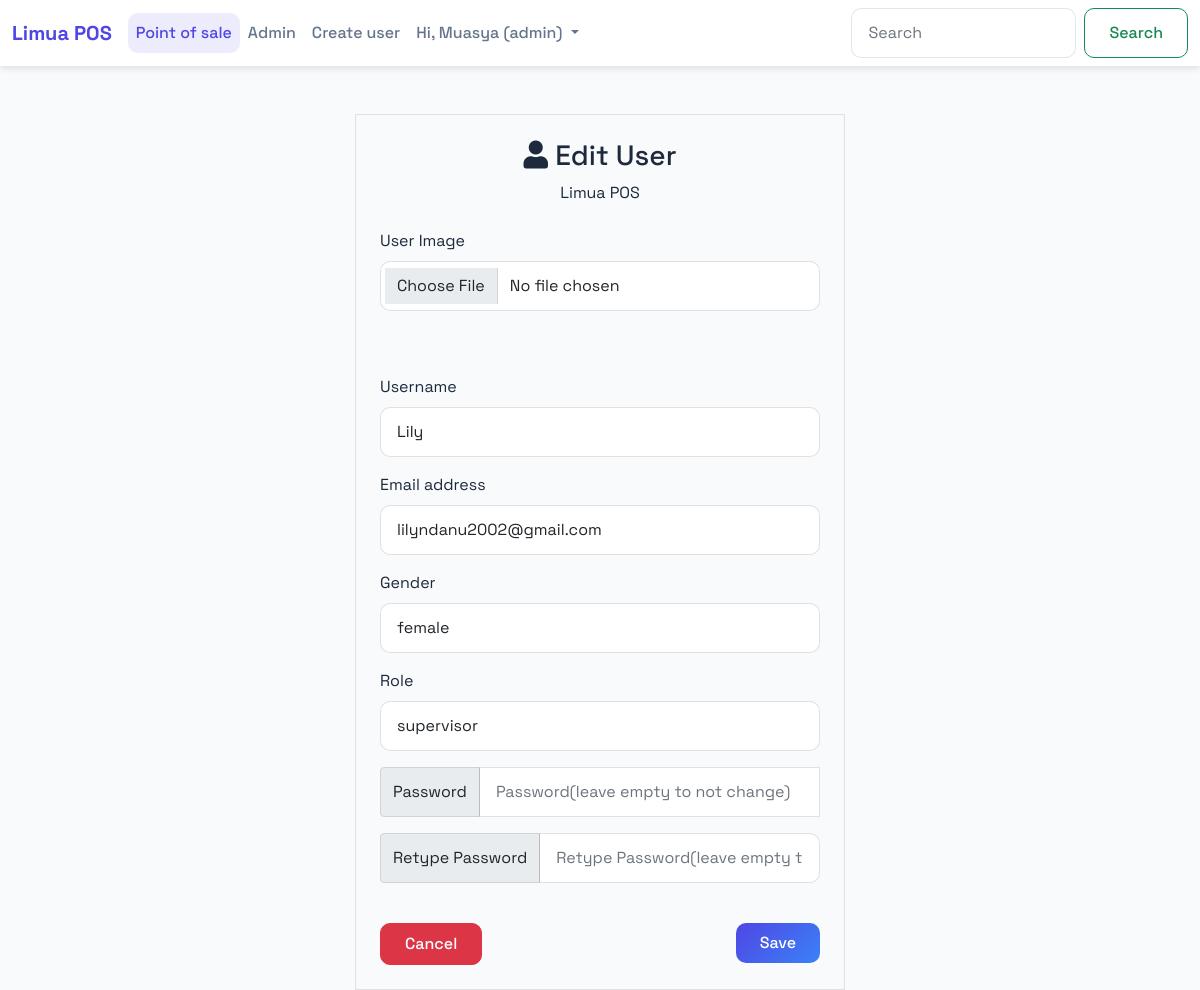
Screenshot of /index.php?pg=edit-user&id=2 (signed in) with the database file from the repository.
### tables this page shows
CREATE TABLE `users` (
  `id` int(11) NOT NULL,
  `username` varchar(30) NOT NULL,
  `email` varchar(100) NOT NULL,
  `password` varchar(255) NOT NULL,
  `date` datetime NOT NULL,
  `image` varchar(500) DEFAULT NULL,
  `role` varchar(20) NOT NULL,
  `gender` varchar(6) NOT NULL DEFAULT 'male',
  `deletable` tinyint(1) NOT NULL DEFAULT 1
);

### app/core/model.php (called while the page is built, shortened)
<?php
class Model extends Database
{
	public function first($data)
	{
		$keys = array_keys($data);
		$query = "select * from $this->table where ";
		foreach ($keys as $key) {
			$query .= "$key = :$key && ";
		}
		$query = trim($query,"&& ");
		$db = new Database;
		if($res = $db->query($query,$data))
		{
			return $res[0];
		}
		return false;
	}
}

### app/core/database.php (called while the page is built, shortened)
<?php
class Database
{
	private function db_connect()
	{
		$DBHOST = "localhost";
		$DBNAME = "limuaa_db";
		$DBUSER = "root";
		$DBPASS = "";
		$DBDRIVER = "mysql";
		try {
			$con = new PDO("$DBDRIVER:host=$DBHOST;dbname=$DBNAME", $DBUSER, $DBPASS);
		} catch (PDOException $e) {
			echo $e->getMessage();
		}
		return $con;
	}
	public function query($query, $data = array())
	{
		$con = $this->db_connect();
		$stm = $con->prepare($query);
		$result = [];
		try {
			$check = $stm->execute($data);
			if ($check) {
				$result = $stm->fetchAll(PDO::FETCH_ASSOC);
			}
		} catch (PDOException $e) {
			error_log("Database query error: " . $e->getMessage());
		}
		return $result;
	}
}

### app/core/functions.php (called while the page is built, shortened)
<?php
function esc($str)
{
	return htmlspecialchars($str);
}
function set_value($key,$default = "")
{
	return $default;
}

### app/models/Auth.php (called while the page is built, shortened)
<?php
class Auth
{
	public static function get($column)
	{
		if(!empty($_SESSION['USER'][$column])){
			return $_SESSION['USER'][$column];
		}
		return "Unknown";
	}
}

### app/views/auth/edit-user.view.php (the view, shortened to what this page needs)
<?php
if(!empty($_SESSION['referer'])){
	$back_link = $_SESSION['referer'];
}else{
	$back_link = "index.php?pg=admin&tab=users";
}
?>
	<div class="container-fluid border col-lg-5 col-md-6 mt-5 p-4" >
		<?php if(is_array($row)):?>
		<form method="post" enctype="multipart/form-data">
			<center>
				<h3><i class="fa fa-user"></i> Edit User</h3>
				<div><?=esc(APP_NAME)?></div>
			</center>
			<br>
		 	<div class="mb-3">
			  <label for="formFile" class="form-label">User Image</label>
			  <input name="image" class="form-control <?=!empty($errors['image']) ? 'border-danger':''?>" type="file" id="formFile">
			</div>
			<br>
			<br>
			<div class="mb-3">
			  <label for="exampleFormControlInput1" class="form-label">Username</label>
			  <input value="<?=set_value('username',$row['username'])?>" name="username" type="text" class="form-control <?=!empty($errors['username']) ? 'border-danger':''?>" id="exampleFormControlInput1" placeholder="Username">
			</div>
			<div class="mb-3">
			  <label for="exampleFormControlInput1" class="form-label">Email address</label>
			  <input value="<?=set_value('email',$row['email'])?>" name="email" type="email" class="form-control  <?=!empty($errors['email']) ? 'border-danger':''?>" id="exampleFormControlInput1" placeholder="name@example.com">
			</div>
			<div class="mb-3">
			  <label for="exampleFormControlInput1" class="form-label">Gender</label>
 				<select  name="gender" class="form-control  <?=!empty($errors['gender']) ? 'border-danger':''?>" >
					<option><?=$row['gender']?></option>
				</select>
			</div>
			<?php if(Auth::get('role') == "admin"):?>
			<div class="mb-3">
			  <label for="exampleFormControlInput1" class="form-label">Role</label>
 				<select  name="role" class="form-control  <?=!empty($errors['role']) ? 'border-danger':''?>" >
					<option><?=$row['role']?></option>
				</select>
			</div>
			<?php endif;?>
			<div class="input-group mb-3">
			  <span class="input-group-text" id="basic-addon1">Password</span>
			  <input value="<?=set_value('password','')?>" name="password" type="text" class="form-control  <?=!empty($errors['password']) ? 'border-danger':''?>" placeholder="Password(leave empty to not change)" aria-label="Password" aria-describedby="basic-addon1">
				<br>
			</div>
			<div class="input-group mb-3">
			  <span class="input-group-text" id="basic-addon1">Retype Password</span>
			  <input value="<?=set_value('password_retype','')?>" name="password_retype" type="text" class="form-control  <?=!empty($errors['password_retype']) ? 'border-danger':''?>" placeholder="Retype Password(leave empty to not change)" aria-label="Username" aria-describedby="basic-addon1">
			</div>
			<br>
			<button class="btn btn-primary float-end">Save</button>
			<a href="<?=$back_link?>">
				<button type="button" class="btn btn-danger">Cancel</button>
			</a>
		</form>
		<?php endif;?>
	</div>

### public/assets/css/main.css (style rules this page uses)
body a { text-decoration: none; }

### app/views/partials/header.view.php (style rules this page uses)
body { font-family: 'Space Grotesk', sans-serif; background: #f8fafc; min-height: 100vh; color: #1e293b; }
.form-control { border-radius: 10px; border: 1px solid rgba(0,0,0,0.1); padding: 0.75rem 1rem; transition: all 0.3s ease; }
.btn { border-radius: 10px; padding: 0.5rem 1.5rem; transition: all 0.3s ease; font-weight: 500; }
.btn-primary { background: linear-gradient(135deg, #4f46e5 0%, #3b82f6 100%); border: none; }
a { color: #4f46e5; text-decoration: none; transition: all 0.3s ease; }

### rows the page displays
users: username "Lily", email "lilyndanu2002@gmail.com", gender "female", role "supervisor"

### other values shown
APP_NAME "Limua POS"
auth('username') "Muasya"
Auth::get('role') "admin"
